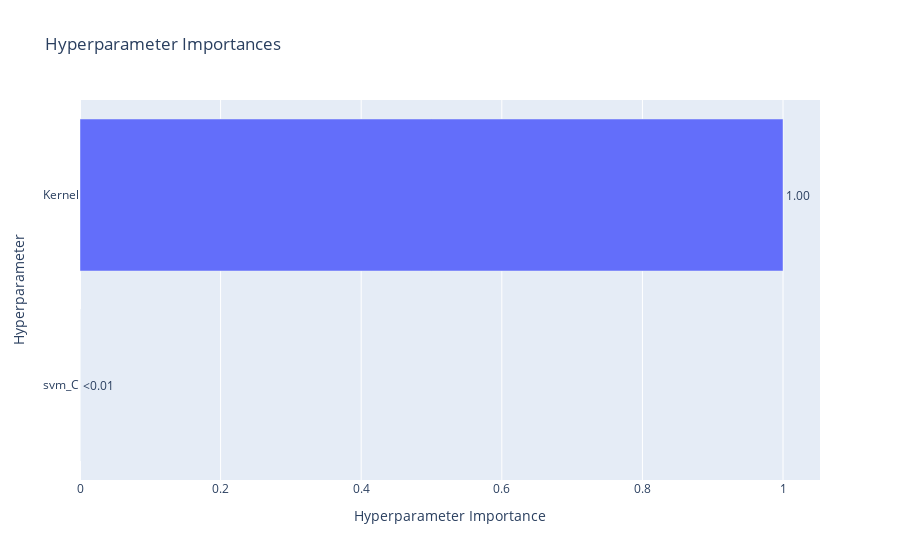

The code cell stored with this chart in its notebook:
### Code cell
optuna.visualization.plot_param_importances(studySVM)

### Figure 1 — Plotly figure (JSON) as saved in the notebook; plotly's stock layout.template omitted (floating-point values rounded to 4 significant figures)
{"data": [{"cliponaxis": false, "hovertemplate": ["svm_C (FloatDistribution): 1.3807621018940077e-05<extra></extra>", "Kernel (CategoricalDistribution): 0.999986192378981<extra></extra>"], "name": "Objective Value", "orientation": "h", "text": ["<0.01", "1.00"], "textposition": "outside", "type": "bar", "x": [1.381e-05, 1.0], "y": ["svm_C", "Kernel"]}], "layout": {"title": {"text": "Hyperparameter Importances"}, "xaxis": {"title": {"text": "Hyperparameter Importance"}}, "yaxis": {"title": {"text": "Hyperparameter"}}}}
